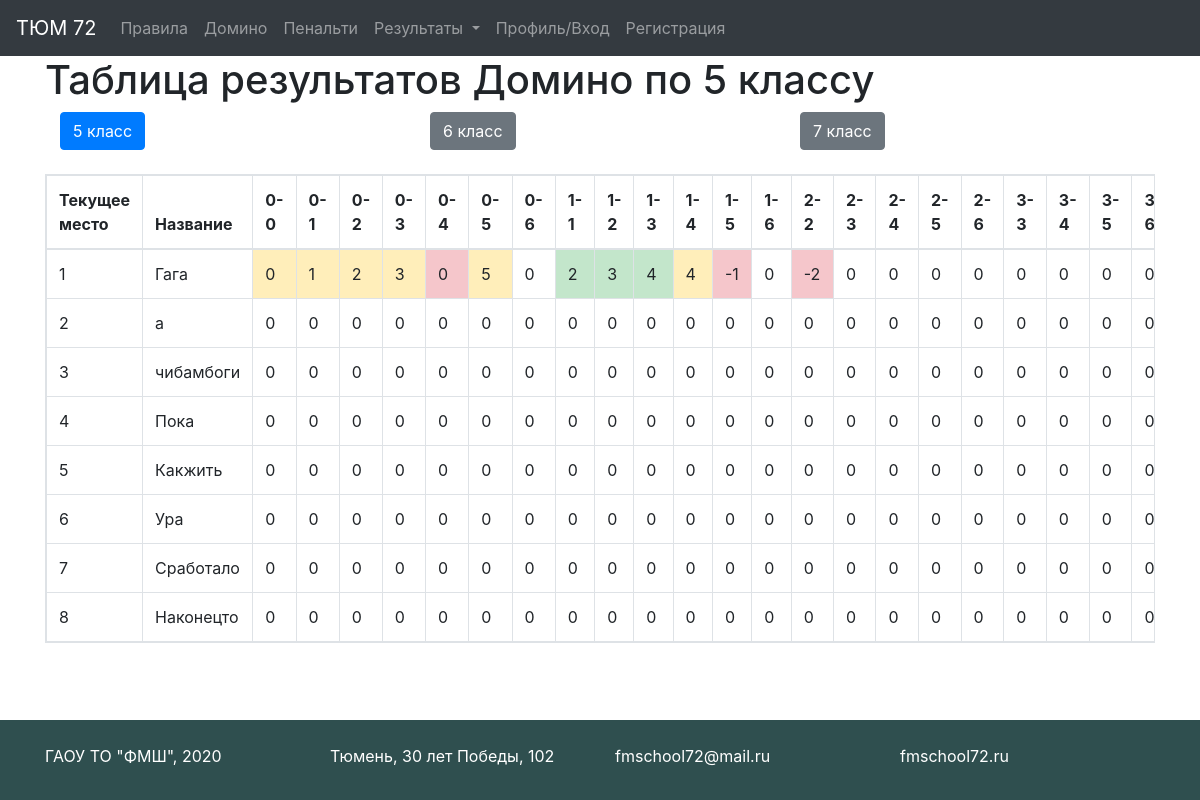
The app's page /results/domino/5, older data.
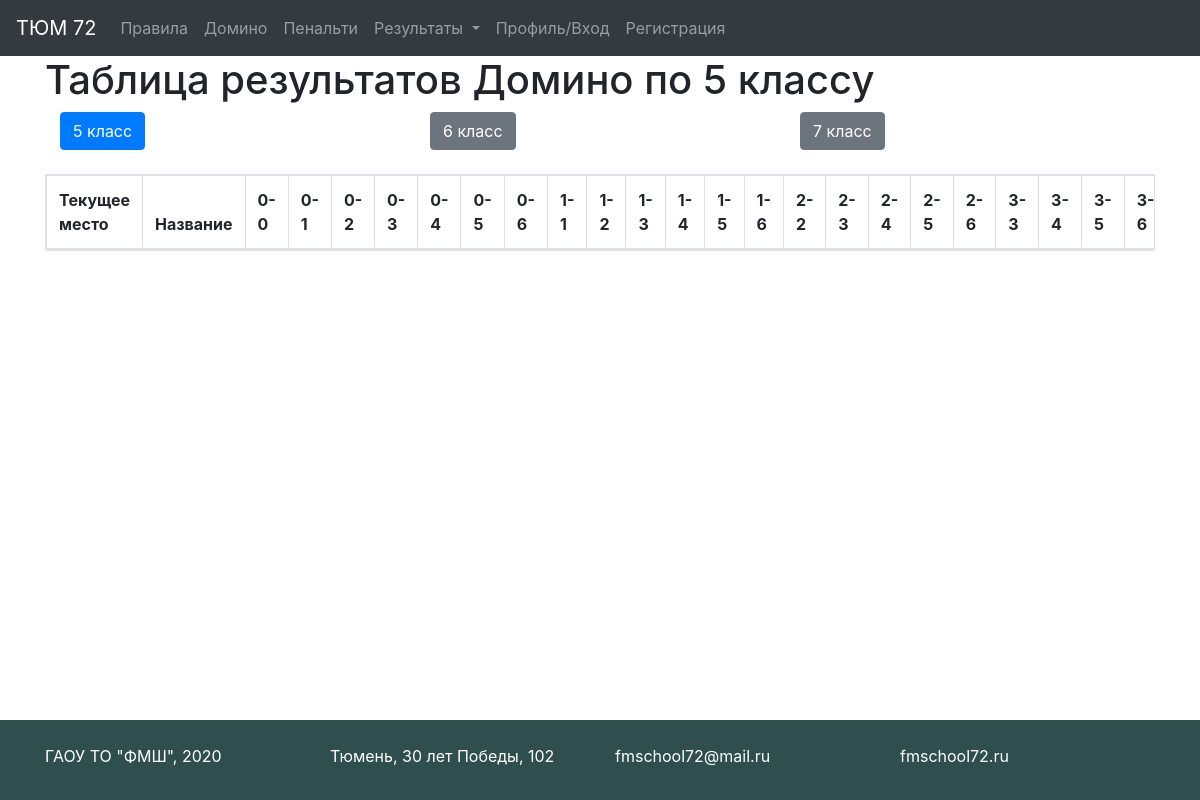
The same page, newer data.
### tables this page shows
CREATE TABLE domino_tasks5 (id INTEGER PRIMARY KEY AUTOINCREMENT UNIQUE NOT NULL, title STRING NOT NULL UNIQUE, picked_tasks STRING DEFAULT " ", t1 NOT NULL DEFAULT '0ok', t2 NOT NULL DEFAULT '0ok', t3 NOT NULL DEFAULT '0ok', t4 NOT NULL DEFAULT '0ok', t5 NOT NULL DEFAULT '0ok', t6 NOT NULL DEFAULT '0ok', t7 NOT NULL DEFAULT '0ok', t8 NOT NULL DEFAULT '0ok', t9 NOT NULL DEFAULT '0ok', t10 NOT NULL DEFAULT '0ok', t11 NOT NULL DEFAULT '0ok', t12 NOT NULL DEFAULT '0ok', t13 NOT NULL DEFAULT '0ok', t14 NOT NULL DEFAULT '0ok', t15 NOT NULL DEFAULT '0ok', t16 NOT NULL DEFAULT '0ok', t17 NOT NULL DEFAULT '0ok', t18 NOT NULL DEFAULT '0ok', t19 NOT NULL DEFAULT '0ok', t20 NOT NULL DEFAULT '0ok', t21 NOT NULL DEFAULT '0ok', t22 NOT NULL DEFAULT '0ok', t23 NOT NULL DEFAULT '0ok', t24 NOT NULL DEFAULT '0ok', t25 NOT NULL DEFAULT '0ok', t26 NOT NULL DEFAULT '0ok', t27 NOT NULL DEFAULT '0ok', t28 NOT NULL DEFAULT '0ok', sum INTEGER DEFAULT (0));

### app.py (the view)
@app.route('/results/<game>/<grade>')
def results(game, grade):
    grade = str(grade)
    team = ''
    if is_auth() and str(current_user.grade) == str(grade):
        team = current_user.team_name
    titles = {'domino': 'Домино', 'penalty': 'Пенальти'}
    if game == 'domino':
        info = domino_info
        number = 28
        keys = domino_keys
    else:
        info = penalty_info
        number = 16
        keys = penalty_keys
    table = game + '_tasks' + str(grade)
    con = sqlite3.connect(os.path.join("db", "tasks.db"))
    cur = con.cursor()
    results = cur.execute(f"SELECT * from {table} ORDER BY sum DESC").fetchall()
    con.close()
    team_num = len(results)
    return render_template("results.html", team=team, results=results, title=titles[game],
                           grade=grade,
                           info=info, number=number, team_num=team_num, keys=keys)

### app.py (called while the page is built)
def is_auth():
    return current_user.is_authenticated

### templates/results.html (shortened to what this page needs)
{% extends "base.html" %}
{% block content %}
    <h1>Таблица результатов {{ title }} по {{ grade }} классу</h1>
    <div class="container">
        <div class="row">
            {% for grd in ['5', '6', '7'] %}
                {% set a_grd = "./" + grd %}
                {% if grd == grade %}
                    <div class="col-sm">
                        <a href={{a_grd}} type="button" class="btn btn-primary">{{grd}} класс</a></div>
                {% else %}
                    <div class="col-sm">
                        <a href={{a_grd}} type="button" class="btn btn-secondary">{{grd}} класс</a></div>
                {% endif %}
            {% endfor %}
        </div>
    </div>
    <br>
    <table class="table table-bordered table-responsive" id="results">
        <thead>
        <tr>
            <th> Текущее место</th>
            <th> Название</th>
            {% for task in keys %}
                <th width="10%"> {{ info[grade][task]['name'] }} </th>
            {% endfor %}
        </tr>
        </thead>
        {% for place in range(team_num) %}
            <tr>
                {% if results[place][1] == team %}
                    <td class="table-primary"> {{ place + 1 }} </td>
                    <td class="table-primary"> {{ results[place][1] }} </td>
                {% else %}
                    <td> {{ place + 1 }} </td>
                    <td> {{ results[place][1] }} </td>
                {% endif %}
                {% if title == 'Домино' %}
                    {% set step = 3 %}
                {% else %}
                    {% set step = 2 %}
                {% endif %}
                {% for i in range(step, number + step) %}
                    {% set state = results[place][i][-2:] %}
                    {% set points = results[place][i][:-2] %}
                    {% if state == 'af' %}
                        <td class="table-success" width="30px"> {{ points }} </td>
                    {% elif state in ['ff', 'as', 'bf'] %}
                        <td class="table-warning" width="30px"> {{ points }} </td>
                    {% elif state == 'fs' %}
                        <td class="table-danger" width="30px"> {{ points }} </td>
                    {% else %}
                        <td width="30px"> {{ points }} </td>
                    {% endif %}
                {% endfor %}
            </tr>
        {% endfor %}
    </table>
{% endblock %}

### templates/base.html (shortened to what this page needs)
<!doctype html>
<html lang="ru">
<head>
    <link rel="stylesheet"
          href="https://stackpath.bootstrapcdn.com/bootstrap/4.4.1/css/bootstrap.min.css"
>
    <link rel="stylesheet" type="text/css" href="/static/css/style.css"/>
</head>
<body>
<div id="page-container">
    <div id="content-wrap">
        <header>
            <nav class="navbar navbar-expand-lg navbar-dark bg-dark">
                <a class="navbar-brand" href="/">ТЮМ 72</a>
                <div class="collapse navbar-collapse" id="navbarNav">
                    <ul class="navbar-nav">
                        <li class="nav-item">
                            <a class="nav-link" href="/rules">Правила</a>
                        </li>
                        <li class="nav-item">
                            <a class="nav-link" href="/domino">Домино</a>
                        </li>
                        <li class="nav-item">
                            <a class="nav-link" href="/penalty">Пенальти</a>
                        </li>
                        <li class="nav-item dropdown">
                            <a class="nav-link dropdown-toggle" href="#" id="navbarDropdown"
                               role="button" data-toggle="dropdown" aria-haspopup="true"
                               aria-expanded="false">
                                Результаты
                            </a>
                        </li>
                        <li class="nav-item">
                            <a class="nav-link" href="/profile">Профиль/Вход</a>
                        </li>
                        <li class="nav-item">
                            <a class="nav-link" href="/sign_up">Регистрация</a>
                        </li>
                    </ul>
                </div>
            </nav>
        </header>
        <main role="main" class="container">
            {% block content %}{% endblock %}
        </main>
    </div>
    <footer id="footer">
        <br>
        <div class="container">
            <div class="row align-items-center">
                <div class="col">
                    ГАОУ ТО "ФМШ", 2020
                </div>
                <div class="col">
                    <a href="https://www.google.com/maps/place/ул.+30+лет+Победы,+102,+Тюмень,+Тюменская+обл.,+625051/@57.1161719,65.5862042,17z/data=!3m1!4b1!4m5!3m4!1s0x43bbe0de6f18b76f:0xbbb0b63150a73e69!8m2!3d57.116169!4d65.5883929?hl=ru">
                        Тюмень, 30 лет Победы, 102
                    </a>
                </div>
                <div class="col">
                    <a href="mailto:fmschool72@mail.ru?subject=ТЮМ 72" target="_blank">
                        fmschool72@mail.ru
                    </a>
                </div>
                <div class="col">
                    <a href="https://fmschool72.ru/" target="_blank">fmschool72.ru</a>
                </div>
            </div>
        </div>
    </footer>
</div>
</body>
</html>

### static/css/style.css (style rules this page uses)
#page-container { position: relative; min-height: 100vh; }
#content-wrap { padding-bottom: 5rem; }
#footer { background: darkslategrey; color: white; position: absolute; bottom: 0; width: 100%; height: 5rem; }
footer a { color:white; }

Row changes from the older to the newer data that the page shows:
removed domino_tasks5: title "Гага"
removed domino_tasks5: title "a"
removed domino_tasks5: title "чибамбоги"
removed domino_tasks5: title "Пока"
removed domino_tasks5: title "Какжить"
removed domino_tasks5: title "Ура"
removed domino_tasks5: title "Сработало"
removed domino_tasks5: title "Наконецто"
Text that changed along with them:
list line gone: "1 0 1 2 3 0 5 0 2 3 4 4 -1 0 -2 0 0 0 0 0 0 0 0"
list line gone: "2 0 0 0 0 0 0 0 0 0 0 0 0 0 0 0 0 0 0 0 0 0 0"
list line gone: "3 0 0 0 0 0 0 0 0 0 0 0 0 0 0 0 0 0 0 0 0 0 0"
list line gone: "4 0 0 0 0 0 0 0 0 0 0 0 0 0 0 0 0 0 0 0 0 0 0"
list line gone: "5 0 0 0 0 0 0 0 0 0 0 0 0 0 0 0 0 0 0 0 0 0 0"
list line gone: "6 0 0 0 0 0 0 0 0 0 0 0 0 0 0 0 0 0 0 0 0 0 0"
list line gone: "7 0 0 0 0 0 0 0 0 0 0 0 0 0 0 0 0 0 0 0 0 0 0"
list line gone: "8 0 0 0 0 0 0 0 0 0 0 0 0 0 0 0 0 0 0 0 0 0 0"
